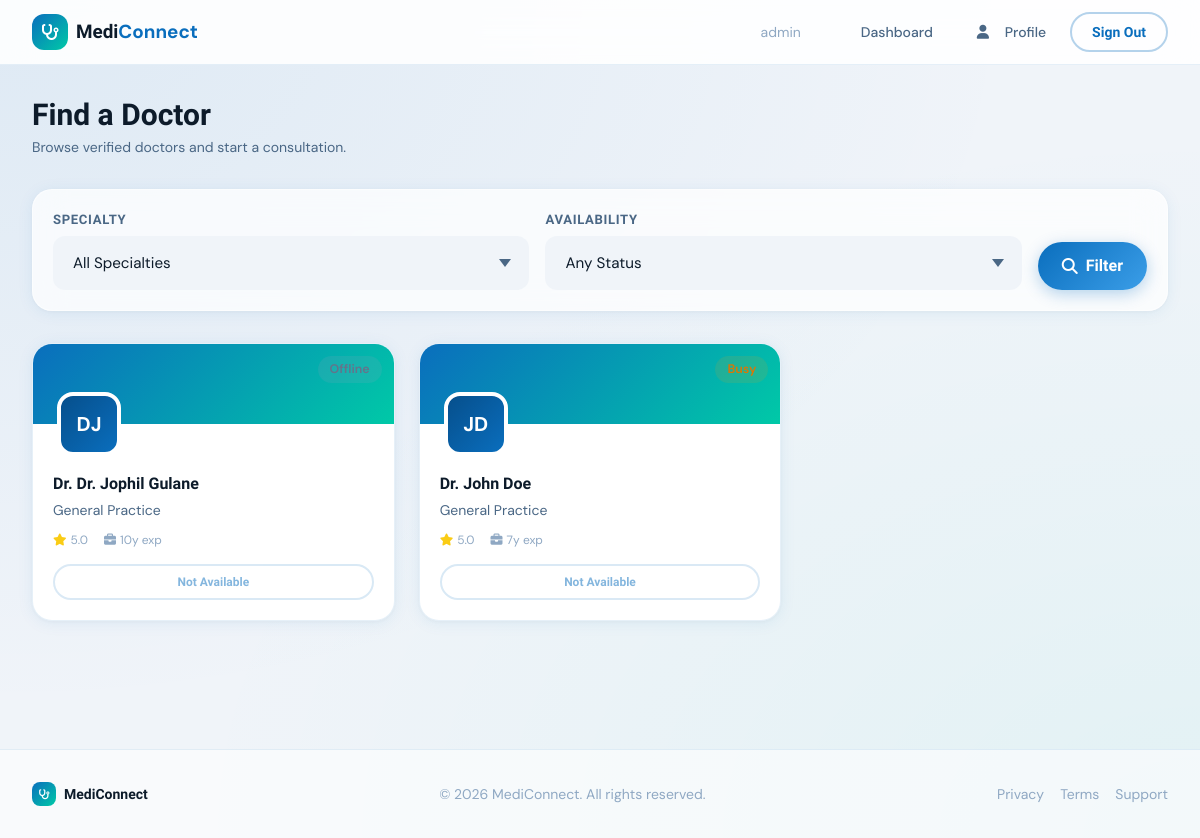
The page /dashboard/patient/doctors/ (signed in) on the database as committed earlier.
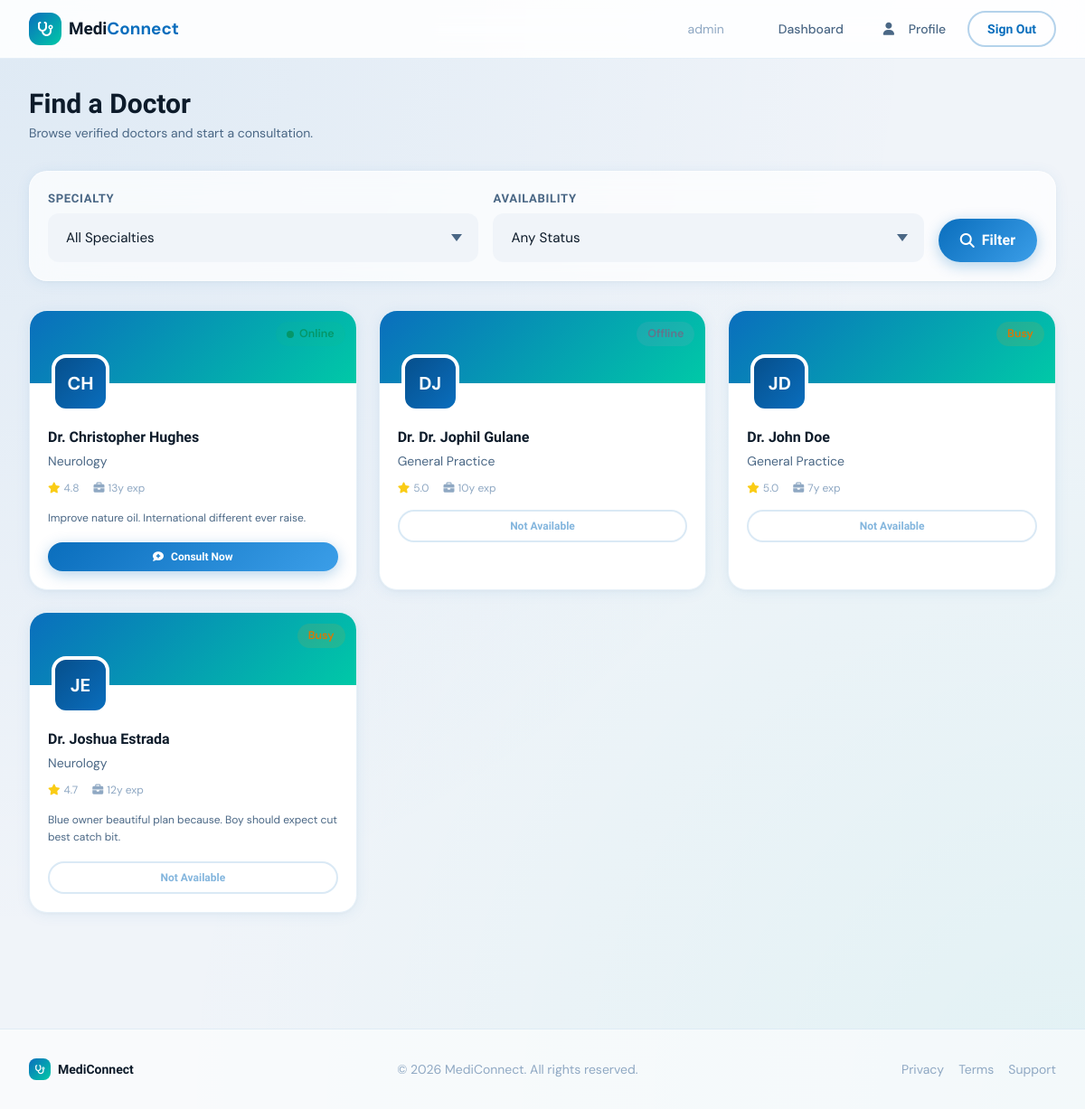
The same page on the database as committed later.
### accounts/models.py (models this page shows, shortened)
class User(AbstractUser):
    ROLE_CHOICES = [
        ('patient', 'Patient'),
        ('doctor', 'Doctor'),
        ('admin', 'Admin'),
    ]
    role = models.CharField(max_length=10, choices=ROLE_CHOICES, default='patient')
    phone = models.CharField(max_length=20, blank=True)
    profile_picture = models.ImageField(upload_to='profile_pics/', blank=True, null=True)
    def is_patient(self):
        return self.role == 'patient'
    def get_initials(self):
        parts = self.get_full_name().split()
        if len(parts) >= 2:
            return f"{parts[0][0]}{parts[1][0]}".upper()
        elif parts:
            return parts[0][:2].upper()
        return self.username[:2].upper()
    class Meta:
        ordering = ['username']
        verbose_name = 'User'
        verbose_name_plural = 'Users'

class DoctorProfile(models.Model):
    AVAILABILITY_CHOICES = [
        ('online', 'Online'),
        ('offline', 'Offline'),
        ('busy', 'Busy'),
    ]
    SPECIALTY_CHOICES = [
        ('general', 'General Practice'),
        ('cardiology', 'Cardiology'),
        ('dermatology', 'Dermatology'),
        ('neurology', 'Neurology'),
        ('orthopedics', 'Orthopedics'),
        ('pediatrics', 'Pediatrics'),
        ('psychiatry', 'Psychiatry'),
        ('ophthalmology', 'Ophthalmology'),
        ('gynecology', 'Gynecology'),
        ('oncology', 'Oncology'),
        ('urology', 'Urology'),
        ('endocrinology', 'Endocrinology'),
        ('gastroenterology', 'Gastroenterology'),
        ('pulmonology', 'Pulmonology'),
        ('rheumatology', 'Rheumatology'),
        ('other', 'Other'),
    ]
    user = models.OneToOneField(User, on_delete=models.CASCADE, related_name='doctorprofile')
    specialty = models.CharField(max_length=50, choices=SPECIALTY_CHOICES, default='general')
    license_number = models.CharField(max_length=50, unique=True)
    bio = models.TextField(blank=True)
    years_of_experience = models.PositiveIntegerField(default=0)
    availability_status = models.CharField(
        max_length=10, choices=AVAILABILITY_CHOICES, default='offline'
    )
    is_verified = models.BooleanField(default=False)
    rating = models.DecimalField(max_digits=3, decimal_places=1, default=5.0)
    class Meta:
        ordering = ['-rating', 'user__last_name']
        verbose_name = 'Doctor Profile'
        verbose_name_plural = 'Doctor Profiles'

### dashboard/views.py (the view)
# urls.py: path('patient/doctors/', views.browse_doctors, name='browse_doctors'),
@patient_required
def browse_doctors(request):
    specialty_filter = request.GET.get('specialty', '')
    status_filter = request.GET.get('status', '')
    doctors_qs = DoctorProfile.objects.filter(
        is_verified=True
    ).select_related('user')
    if specialty_filter:
        doctors_qs = doctors_qs.filter(specialty=specialty_filter)
    if status_filter:
        doctors_qs = doctors_qs.filter(availability_status=status_filter)
    doctors_qs = doctors_qs.order_by('-availability_status', '-rating')
    paginator = Paginator(doctors_qs, 12)
    page_obj = paginator.get_page(request.GET.get('page', 1))
    return render(request, 'dashboard/browse_doctors.html', {
        'page_obj': page_obj,
        'specialty_choices': DoctorProfile.SPECIALTY_CHOICES,
        'specialty_filter': specialty_filter,
        'status_filter': status_filter,
    })

### templates/dashboard/browse_doctors.html (shortened to what this page needs)
{% extends 'base.html' %}
{% block content %}
<div class="mb-8">
    <h1 class="text-3xl font-bold mb-1" style="font-family:'Sora',sans-serif; color:#0D1B2A;">Find a Doctor</h1>
    <p class="text-sm" style="color:#4A6785;">Browse verified doctors and start a consultation.</p>
</div>
<div class="glass-card p-5 mb-8 flex flex-wrap gap-4 items-end">
    <form method="get" class="flex flex-wrap gap-4 items-end w-full">
        <div class="flex-1 min-w-48">
            <label class="mc-label">Specialty</label>
            <select name="specialty" class="mc-select">
                <option value="">All Specialties</option>
            </select>
        </div>
        <div class="flex-1 min-w-48">
            <label class="mc-label">Availability</label>
            <select name="status" class="mc-select">
                <option value="">Any Status</option>
            </select>
        </div>
        <button type="submit" class="btn-primary px-6 py-3">
            <i class="fa-solid fa-magnifying-glass"></i> Filter
        </button>
    </form>
</div>
{% if page_obj %}
<div class="grid sm:grid-cols-2 lg:grid-cols-3 gap-6 mb-8">
    {% for doctor in page_obj %}
    <div class="mc-card overflow-hidden animate-on-scroll" data-stagger>
        <div class="h-20 relative" style="background: linear-gradient(135deg, #0A6EBD, #00C9A7);">
            <div class="w-16 h-16 rounded-2xl border-4 border-white flex items-center justify-center text-white text-xl font-bold absolute -bottom-8 left-6"
                style="background: linear-gradient(135deg, #064F8C, #0A6EBD);">
                {% if doctor.user.profile_picture %}
                <img src="{{ doctor.user.profile_picture.url }}" class="w-full h-full object-cover rounded-2xl" alt="">
                {% else %}
                {{ doctor.user.get_initials }}
                {% endif %}
            </div>
            <div class="absolute top-3 right-3">
                <span class="status-badge badge-{{ doctor.availability_status }}">
                    {% if doctor.availability_status == 'online' %}<span class="pulse-dot"></span>{% endif %}
                    {{ doctor.get_availability_status_display }}
                </span>
            </div>
        </div>
        <div class="p-5 pt-12">
            <h3 class="text-base font-bold mb-1" style="font-family:'Sora',sans-serif; color:#0D1B2A;">
                Dr. {{ doctor.user.get_full_name }}
            </h3>
            <p class="text-sm mb-3" style="color:#4A6785;">{{ doctor.get_specialty_display }}</p>
            <div class="flex items-center gap-4 text-xs mb-4" style="color:#8FA8C3;">
                <span><i class="fa-solid fa-star text-yellow-400 mr-1"></i>{{ doctor.rating }}</span>
                <span><i class="fa-solid fa-briefcase mr-1"></i>{{ doctor.years_of_experience }}y exp</span>
            </div>
            {% if doctor.bio %}
            <p class="text-xs mb-4 leading-relaxed" style="color:#4A6785;">{{ doctor.bio|truncatewords:15 }}</p>
            {% endif %}
            <div class="flex gap-2">
                {% if doctor.availability_status == 'online' %}
                <a href="/dashboard/patient/consult/new/?doctor={{ doctor.user.pk }}"
                    class="btn-primary text-xs px-4 py-2 flex-1 justify-center">
                    <i class="fa-solid fa-comment-medical"></i> Consult Now
                </a>
                {% else %}
                <span class="btn-secondary text-xs px-4 py-2 opacity-50 flex-1 justify-center cursor-not-allowed">Not
                    Available</span>
                {% endif %}
            </div>
        </div>
    </div>
    {% endfor %}
</div>
{% endif %}
{% endblock %}

### templates/base.html (shortened to what this page needs)
<!DOCTYPE html>
<html lang="en" class="scroll-smooth">
<head>
  <link rel="stylesheet" href="https://cdnjs.cloudflare.com/ajax/libs/font-awesome/6.5.0/css/all.min.css">
  <script src="https://cdn.tailwindcss.com"></script>
  {% load static %}
  <link rel="stylesheet" href="{% static 'css/design-system.css' %}">
</head>
<body class="mesh-bg min-h-screen">
  <nav id="main-nav" class="sticky top-0 z-50 animate-fade-in" style="background: rgba(255,255,255,0.88); backdrop-filter: blur(20px); -webkit-backdrop-filter: blur(20px); border-bottom: 1px solid rgba(10,110,189,0.1);">
    <div class="max-w-7xl mx-auto px-4 sm:px-6 lg:px-8 h-16 flex items-center justify-between">
      <a href="/" class="flex items-center gap-2 no-underline flex-shrink-0">
        <div class="w-9 h-9 rounded-xl flex items-center justify-center text-white text-base flex-shrink-0"
             style="background: linear-gradient(135deg, #0A6EBD, #00C9A7);">
          <i class="fa-solid fa-stethoscope"></i>
        </div>
        <span style="font-family:'Sora',sans-serif; font-weight:700; font-size:1.18rem; color:#0D1B2A; white-space:nowrap;">
          Medi<span style="color:#0A6EBD;">Connect</span>
        </span>
      </a>
      <div class="hidden md:flex items-center gap-2">
        {% if user.is_authenticated %}
          <span class="text-sm mr-1" style="color:#8FA8C3;">{{ user.get_full_name|default:user.username }}</span>
          <a href="/dashboard/" class="sidebar-link py-2 px-4 text-sm"> Dashboard</a>
          <a href="/accounts/profile/" class="sidebar-link py-2 px-4 text-sm"><i class="fa-solid fa-user icon"></i> Profile</a>
          <form method="post" action="/accounts/logout/" style="display:inline;">{% csrf_token %}<button type="submit" class="btn-secondary py-2 px-5 text-sm">Sign Out</button></form>
        {% else %}
          <a href="/accounts/login/" class="sidebar-link py-2 px-4 text-sm">Sign In</a>
          <a href="/accounts/register/patient/" class="btn-primary py-2 px-5 text-sm">Get Started</a>
        {% endif %}
      </div>
    </div>
  </nav>
  <main class="{% block main_class %}max-w-7xl mx-auto px-4 sm:px-6 lg:px-8 py-8{% endblock %}">
    {% block content %}{% endblock %}
  </main>
  {% block footer %}
  <footer class="mt-16 border-t py-8" style="background: rgba(255,255,255,0.6); border-color: rgba(10,110,189,0.1);">
    <div class="max-w-7xl mx-auto px-4 sm:px-6 lg:px-8 flex flex-col sm:flex-row justify-between items-center gap-4 text-sm" style="color:#8FA8C3;">
      <div class="flex items-center gap-2">
        <div class="w-6 h-6 rounded-lg flex items-center justify-center text-white text-xs"
             style="background: linear-gradient(135deg, #0A6EBD, #00C9A7);">
          <i class="fa-solid fa-stethoscope" style="font-size:10px;"></i>
        </div>
        <span style="font-family:'Sora',sans-serif; font-weight:600; color:#0D1B2A;">MediConnect</span>
      </div>
      <p>© {% now "Y" %} MediConnect. All rights reserved.</p>
      <div class="flex gap-4">
        <a href="#" class="hover:text-blue-500 transition-colors">Privacy</a>
        <a href="#" class="hover:text-blue-500 transition-colors">Terms</a>
        <a href="#" class="hover:text-blue-500 transition-colors">Support</a>
      </div>
    </div>
  </footer>
  {% endblock %}
</body>
</html>

Rows that differ between the two databases and show on the page:
added DoctorProfile: user.get_initials "CH", availability_status "Online", user.get_full_name "Christopher Hughes", specialty "Neurology", rating "4.8", years_of_experience "13", bio "Improve nature oil. International different ever raise."
added DoctorProfile: user.get_initials "JE", user.get_full_name "Joshua Estrada", specialty "Neurology", rating "4.7", years_of_experience "12", bio "Blue owner beautiful plan because. Boy should expect cut best catch bit.", availability_status "Not Available"
